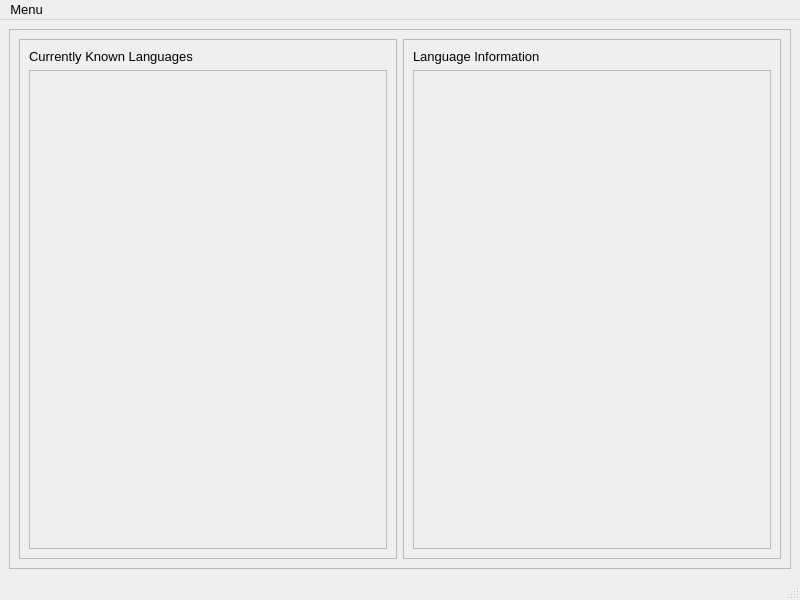
<?xml version="1.0" encoding="UTF-8"?>
<ui version="4.0">
 <class>w_Landing</class>
 <widget class="QMainWindow" name="w_Landing">
  <property name="geometry">
   <rect>
    <x>0</x>
    <y>0</y>
    <width>800</width>
    <height>600</height>
   </rect>
  </property>
  <property name="font">
   <font>
    <pointsize>10</pointsize>
   </font>
  </property>
  <property name="windowTitle">
   <string>Programming Languages Dictionary</string>
  </property>
  <property name="windowIcon">
   <iconset resource="../../assets/Icons.qrc">
    <normaloff>:/main/original.png</normaloff>:/main/original.png</iconset>
  </property>
  <widget class="QWidget" name="centralwidget">
   <layout class="QGridLayout" name="gridLayout">
    <item row="0" column="0">
     <widget class="QFrame" name="frame">
      <property name="frameShape">
       <enum>QFrame::Shape::StyledPanel</enum>
      </property>
      <property name="frameShadow">
       <enum>QFrame::Shadow::Raised</enum>
      </property>
      <layout class="QGridLayout" name="gridLayout_2">
       <item row="0" column="0">
        <widget class="QFrame" name="frame_2">
         <property name="frameShape">
          <enum>QFrame::Shape::StyledPanel</enum>
         </property>
         <property name="frameShadow">
          <enum>QFrame::Shadow::Raised</enum>
         </property>
         <layout class="QGridLayout" name="gridLayout_3">
          <item row="1" column="0">
           <widget class="QScrollArea" name="scroll_language_list">
            <property name="widgetResizable">
             <bool>true</bool>
            </property>
            <widget class="QWidget" name="scrollAreaWidgetContents_5">
             <property name="geometry">
              <rect>
               <x>0</x>
               <y>0</y>
               <width>356</width>
               <height>475</height>
              </rect>
             </property>
            </widget>
           </widget>
          </item>
          <item row="0" column="0">
           <widget class="QLabel" name="label">
            <property name="text">
             <string>Currently Known Languages</string>
            </property>
           </widget>
          </item>
         </layout>
        </widget>
       </item>
       <item row="0" column="1">
        <widget class="QFrame" name="frame_3">
         <property name="frameShape">
          <enum>QFrame::Shape::StyledPanel</enum>
         </property>
         <property name="frameShadow">
          <enum>QFrame::Shadow::Raised</enum>
         </property>
         <layout class="QGridLayout" name="gridLayout_4">
          <item row="1" column="0">
           <widget class="QScrollArea" name="scroll_language_preview">
            <property name="widgetResizable">
             <bool>true</bool>
            </property>
            <widget class="QWidget" name="scrollAreaWidgetContents_6">
             <property name="geometry">
              <rect>
               <x>0</x>
               <y>0</y>
               <width>356</width>
               <height>475</height>
              </rect>
             </property>
            </widget>
           </widget>
          </item>
          <item row="0" column="0">
           <widget class="QLabel" name="label_2">
            <property name="text">
             <string>Language Information</string>
            </property>
           </widget>
          </item>
         </layout>
        </widget>
       </item>
      </layout>
     </widget>
    </item>
   </layout>
  </widget>
  <widget class="QMenuBar" name="menubar">
   <property name="geometry">
    <rect>
     <x>0</x>
     <y>0</y>
     <width>800</width>
     <height>21</height>
    </rect>
   </property>
   <widget class="QMenu" name="menuMenu">
    <property name="title">
     <string>Menu</string>
    </property>
    <addaction name="actionRefresh"/>
    <addaction name="separator"/>
    <addaction name="actionExit"/>
   </widget>
   <addaction name="menuMenu"/>
  </widget>
  <widget class="QStatusBar" name="statusbar"/>
  <action name="actionRefresh">
   <property name="text">
    <string>Refresh</string>
   </property>
   <property name="shortcut">
    <string>Ctrl+F5</string>
   </property>
   <property name="shortcutContext">
    <enum>Qt::ShortcutContext::ApplicationShortcut</enum>
   </property>
  </action>
  <action name="actionExit">
   <property name="text">
    <string>Exit</string>
   </property>
   <property name="shortcut">
    <string>Ctrl+Q</string>
   </property>
   <property name="shortcutContext">
    <enum>Qt::ShortcutContext::ApplicationShortcut</enum>
   </property>
  </action>
 </widget>
 <resources>
  <include location="../../assets/Icons.qrc"/>
 </resources>
 <connections/>
</ui>
